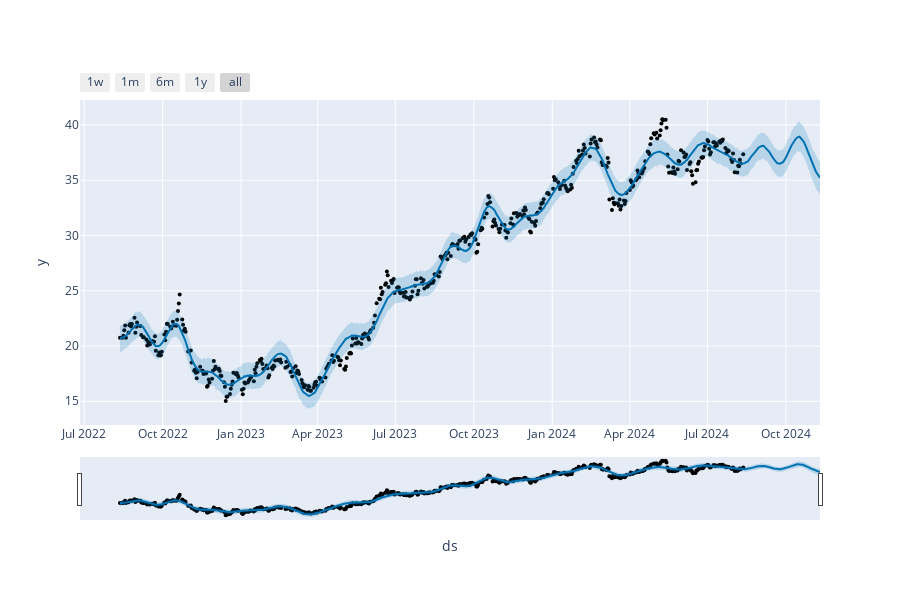

The notebook cell saved with this chart:
### Markdown cell above
#### Gerando a visualização gráfica

### Code cell
plot_plotly(modelo, previsoes)

### Figure 1 — Plotly figure (JSON) as saved in the notebook; plotly's stock layout.template omitted (floating-point values rounded to 4 significant figures; data arrays with more than 128 entries replaced by an {"elided": "..."} marker saying what was removed)
{"data": [{"marker": {"color": "black", "size": 4}, "mode": "markers", "name": "Actual", "type": "scatter", "x": {"elided": "499 str values"}, "y": {"elided": "499 float values"}}, {"hoverinfo": "skip", "line": {"width": 0}, "mode": "lines", "type": "scatter", "x": {"elided": "589 str values"}, "y": {"elided": "589 float values"}}, {"fill": "tonexty", "fillcolor": "rgba(0, 114, 178, 0.2)", "line": {"color": "#0072B2", "width": 2}, "mode": "lines", "name": "Predicted", "type": "scatter", "x": {"elided": "589 str values"}, "y": {"elided": "589 float values"}}, {"fill": "tonexty", "fillcolor": "rgba(0, 114, 178, 0.2)", "hoverinfo": "skip", "line": {"width": 0}, "mode": "lines", "type": "scatter", "x": {"elided": "589 str values"}, "y": {"elided": "589 float values"}}], "layout": {"height": 600, "showlegend": false, "width": 900, "xaxis": {"rangeselector": {"buttons": [{"count": 7, "label": "1w", "step": "day", "stepmode": "backward"}, {"count": 1, "label": "1m", "step": "month", "stepmode": "backward"}, {"count": 6, "label": "6m", "step": "month", "stepmode": "backward"}, {"count": 1, "label": "1y", "step": "year", "stepmode": "backward"}, {"step": "all"}]}, "rangeslider": {"visible": true}, "title": {"text": "ds"}, "type": "date"}, "yaxis": {"title": {"text": "y"}}}}
